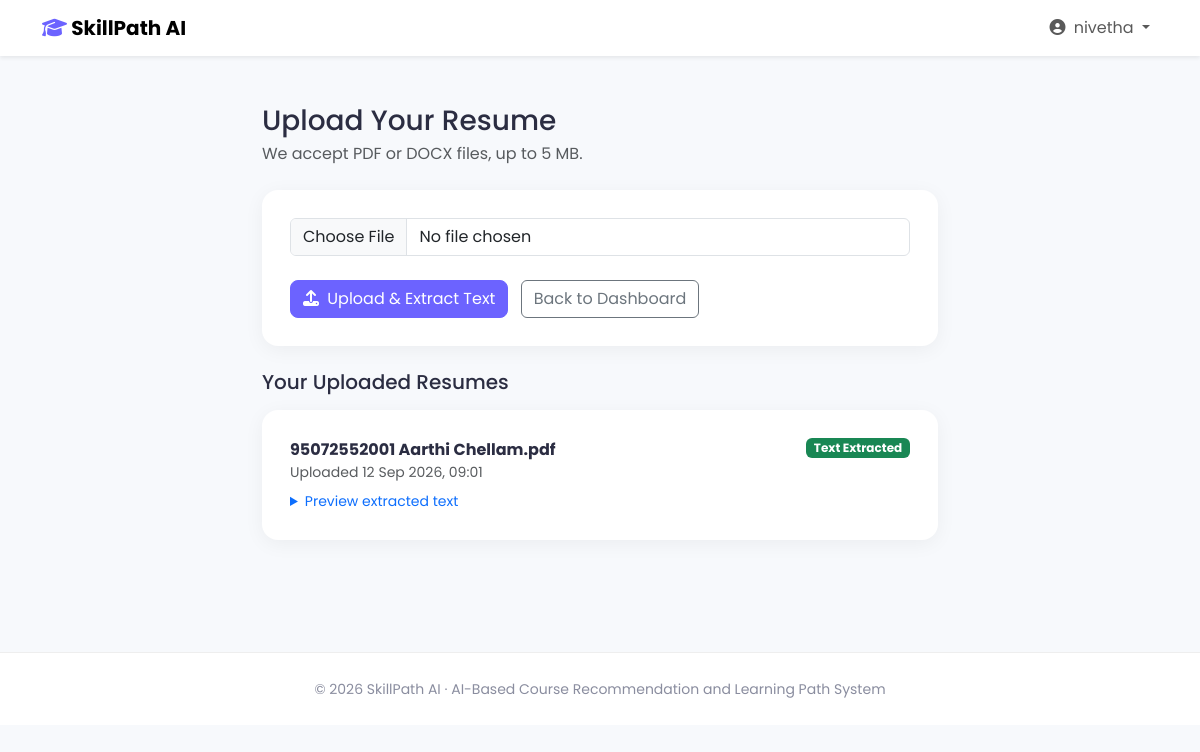
The page /resume/upload/ (signed in) on the database its author committed.
### recommender/models.py (models this page shows, shortened)
class Resume(models.Model):
    user = models.ForeignKey(User, on_delete=models.CASCADE, related_name='resumes')
    file = models.FileField(upload_to='resumes/')
    original_filename = models.CharField(max_length=255, blank=True)
    extracted_text = models.TextField(blank=True)
    uploaded_at = models.DateTimeField(auto_now_add=True)
    class Meta:
        ordering = ['-uploaded_at']

### recommender/views.py (the view)
# urls.py: path('resume/upload/', views.upload_resume, name='upload_resume'),
@login_required
def upload_resume(request):
    if request.method == 'POST':
        form = ResumeUploadForm(request.POST, request.FILES)
        if form.is_valid():
            resume = form.save(commit=False)
            resume.user = request.user
            resume.original_filename = request.FILES['file'].name
            resume.save()
            resume.extracted_text = extract_text(resume.file.path)
            resume.save()
            if resume.extracted_text.strip():
                found_skills = extract_skills_from_text(resume.extracted_text)
                _save_skills_for_user(request.user, found_skills, source='resume')
                if found_skills:
                    messages.success(
                        request,
                        f'Resume uploaded! {len(found_skills)} skill(s) detected.'
                    )
                else:
                    messages.warning(
                        request,
                        'Resume text was extracted, but no known skills were detected. '
                        'You can add skills manually.'
                    )
                return redirect('skill_analysis')
            else:
                messages.warning(
                    request,
                    'Resume uploaded, but no readable text could be extracted. '
                    'Try a different file, or enter your skills manually.'
                )
            return redirect('upload_resume')
    else:
        form = ResumeUploadForm()
    resumes = Resume.objects.filter(user=request.user)
    return render(request, 'recommender/upload_resume.html', {
        'form': form,
        'resumes': resumes,
    })

### recommender/forms.py (shortened to what this page needs)
class ResumeUploadForm(forms.ModelForm):
    class Meta:
        model = Resume
        fields = ['file']
        widgets = {'file': forms.FileInput(attrs={'class': 'form-control', 'accept': '.pdf,.docx'})}

### recommender/templates/recommender/upload_resume.html (shortened to what this page needs)
{% extends 'base.html' %}
{% block content %}
<div class="container py-5" style="max-width: 700px;">
    <h3 class="mb-1">Upload Your Resume</h3>
    <p class="text-muted mb-4">We accept PDF or DOCX files, up to 5 MB.</p>
    <div class="dash-panel mb-4">
        <form method="post" enctype="multipart/form-data">
            <div class="mb-3">
                {{ form.file }}
            </div>
            <button type="submit" class="btn btn-primary">
                <i class="fa-solid fa-upload me-1"></i> Upload &amp; Extract Text
            </button>
            <a href="{% url 'dashboard' %}" class="btn btn-outline-secondary">Back to Dashboard</a>
        </form>
    </div>
    {% if resumes %}
    <h5 class="mb-3">Your Uploaded Resumes</h5>
    {% for resume in resumes %}
        <div class="dash-panel mb-3">
            <div class="d-flex justify-content-between align-items-start">
                <div>
                    <strong>{{ resume.original_filename }}</strong>
                    <div class="text-muted small">Uploaded {{ resume.uploaded_at|date:"d M Y, H:i" }}</div>
                </div>
                {% if resume.extracted_text %}
                    <span class="badge bg-success">Text Extracted</span>
                {% else %}
                    <span class="badge bg-secondary">No Text Found</span>
                {% endif %}
            </div>
            {% if resume.extracted_text %}
                <details class="mt-2">
                    <summary class="small text-primary" style="cursor:pointer;">Preview extracted text</summary>
                </details>
            {% endif %}
        </div>
    {% endfor %}
    {% endif %}
</div>
{% endblock %}

### recommender/templates/base.html (shortened to what this page needs)
{% load static %}
<!DOCTYPE html>
<html lang="en">
<head>
    <link href="https://cdn.jsdelivr.net/npm/bootstrap@5.3.3/dist/css/bootstrap.min.css" rel="stylesheet">
    <link rel="stylesheet" href="https://cdnjs.cloudflare.com/ajax/libs/font-awesome/6.5.2/css/all.min.css">
    <link rel="stylesheet" href="{% static 'recommender/css/style.css' %}">
</head>
<body>
<nav class="navbar navbar-expand-lg navbar-light bg-white shadow-sm sticky-top">
    <div class="container">
        <a class="navbar-brand fw-bold" href="{% if user.is_authenticated %}{% url 'dashboard' %}{% else %}{% url 'home' %}{% endif %}">
            <i class="fa-solid fa-graduation-cap brand-icon"></i> SkillPath AI
        </a>
        <div class="collapse navbar-collapse justify-content-end" id="navMenu">
            <ul class="navbar-nav align-items-lg-center gap-lg-2">
                {% if user.is_authenticated %}
                    <li class="nav-item dropdown">
                        <a class="nav-link dropdown-toggle" href="#" role="button" data-bs-toggle="dropdown">
                            <i class="fa-solid fa-circle-user me-1"></i> {{ user.username }}
                        </a>
                    </li>
                {% else %}
                    <li class="nav-item"><a class="nav-link" href="{% url 'login' %}">Login</a></li>
                    <li class="nav-item">
                        <a class="btn btn-primary btn-sm px-3" href="{% url 'register' %}">Get Started</a>
                    </li>
                {% endif %}
            </ul>
        </div>
    </div>
</nav>
<main>
    {% block content %}{% endblock %}
</main>
<footer class="text-center py-4 mt-5 footer-bar">
    <small>&copy; 2026 SkillPath AI &middot; AI-Based Course Recommendation and Learning Path System</small>
</footer>
</body>
</html>

### recommender/static/recommender/css/style.css (style rules this page uses)
body { font-family: 'Poppins', sans-serif; background-color: #f7f9fc; color: #2b2d42; }
.brand-icon { color: #6c63ff; }
.btn-primary { background-color: #6c63ff; border-color: #6c63ff; border-radius: 8px; }
.footer-bar { background: #fff; border-top: 1px solid #eee; color: #8a8d9f; }
.dash-panel { background: #fff; border-radius: 16px; padding: 1.75rem; box-shadow: 0 4px 20px rgba(0,0,0,0.05); height: 100%; }
.dash-panel .btn { margin-right: 0.5rem; margin-top: 0.5rem; }
.dash-card, .dash-panel, .course-card { transition: box-shadow 0.2s ease; }

### rows shown on the page
Resume: original_filename "95072552001 Aarthi Chellam.pdf", uploaded_at "12 Sep 2026, 09:01", shows "Text Extracted"

### other values the page prints
{{ user.username }} "nivetha"
